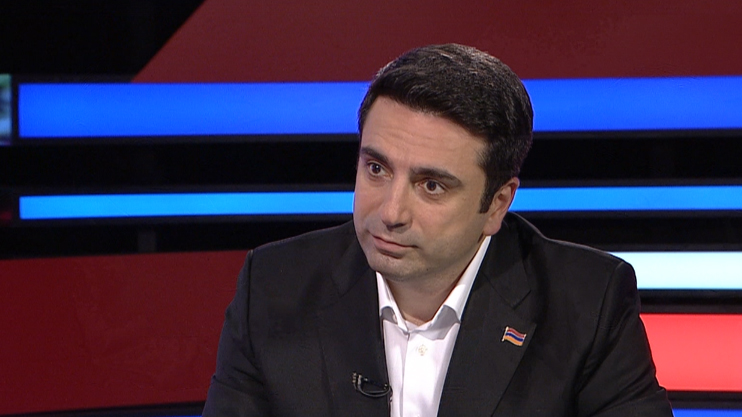
#> input picture project_001/faces/images_to_crop/Alen Simonyan.jpeg, 742 x 417 px, found by its file name; its folder holds only this picture in this run
$ jupyter execute faces_crop.ipynb
#> lines starting #> are read from the running program, lines starting #| are printed output that depends on the picture; after the words box and inside, x2 and y2 are one past the last pixel; in counts of white or black regions, pixels touching at a corner belong together
[cell 1]
import cv2
import os
from PIL import Image, ImageDraw

# Function to crop image faces into circles
def crop_faces_into_circles(image_path, output_folder):
    # Load the image
    image = cv2.imread(image_path)
#> image is the input picture: shape (417, 742, 3); mean B, G, R 72.4, 48.3, 61.2

    # Convert the image to grayscale (required for face detection)
    gray = cv2.cvtColor(image, cv2.COLOR_BGR2GRAY)
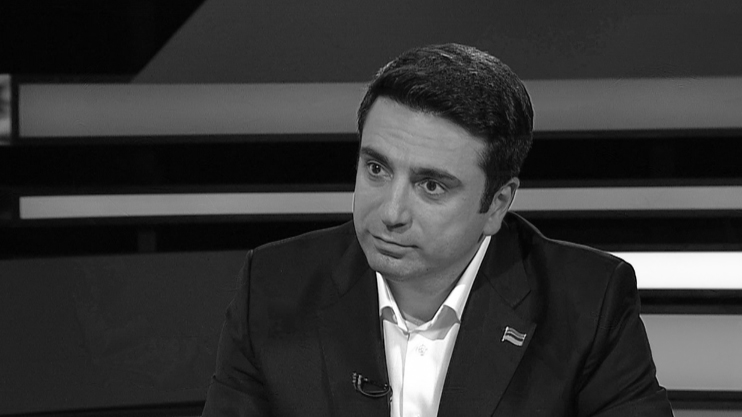
#> gray: shape (417, 742); min 1, max 255, mean 54.9

    # Load the Haar Cascade for face detection
    face_cascade = cv2.CascadeClassifier(cv2.data.haarcascades + 'haarcascade_frontalface_default.xml')

    # Detect faces in the image
    faces = face_cascade.detectMultiScale(gray, 1.1, 4)
#> faces = [[325, 118, 156, 156]]

    # Process each face found
    for i, (x, y, w, h) in enumerate(faces):
        # Create a circular mask for cropping the face
        mask = Image.new('L', (w, h), 0)  # 'L' mode is for grayscale
        draw = ImageDraw.Draw(mask)
        draw.ellipse((0, 0, w, h), fill=500)  # Draw a white circle

        # Convert to PIL image for easier manipulation
        pil_image = Image.fromarray(cv2.cvtColor(image, cv2.COLOR_BGR2RGB))

        # Crop the face using the circular mask
        face_image = pil_image.crop((x, y, x + w, y + h))
        face_image.putalpha(mask)  # Apply the circular mask to the face image

        # Save the cropped face
        face_image.save(f"{output_folder}/face_{i+1}_{os.path.basename(image_path)}", 'PNG')
#> this loop made 1 pass
#> pass 1, in crop_faces_into_circles, `face_image = pil_image.crop((x, y, x + w, y + h))`:
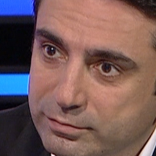
#> face_image: PIL image 156x156 RGB; mean R, G, B 120.7, 92.2, 90.5
#> pass 1, in crop_faces_into_circles, `face_image.save(f"{output_folder}/face_{i+1}_{os.path.basename(image_p..`:
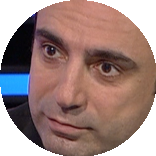
#> saved as face_1_Alen Simonyan.jpeg: PIL image 156x156 RGBA; mean R, G, B, A 120.7, 92.2, 90.5, 202.3; transparent parts drawn white
#> after the loop:
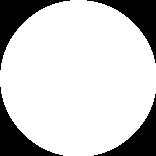
#> mask: PIL image 156x156 L; 79.3% white; 4 black regions, box (x1, y1, x2, y2) and area: (0, 0, 70, 70) 1327, (87, 0, 156, 63) 1257, (0, 87, 63, 156) 1257, (94, 94, 156, 156) 1188

$ run again, on project_001/faces/images_to_crop/Andranik Kocharyan.jpeg
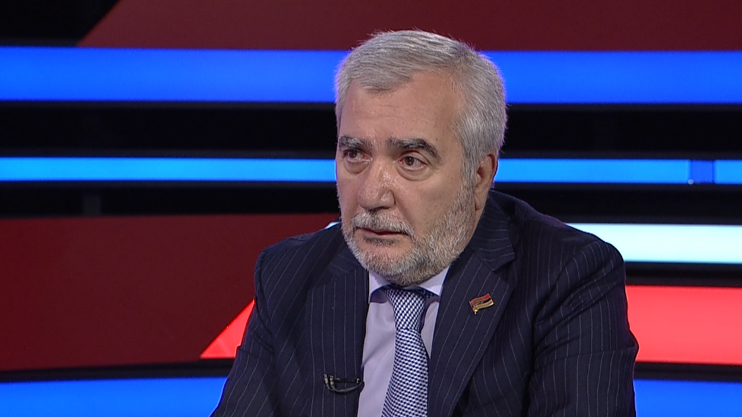
#> input picture project_001/faces/images_to_crop/Andranik Kocharyan.jpeg, 742 x 417 px, found by its file name
#> in crop_faces_into_circles, image is the input picture: shape (417, 742, 3); mean B, G, R 90.6, 54.1, 61.7
#> in crop_faces_into_circles, `gray = cv2.cvtColor(image, cv2.COLOR_BGR2GRAY)`:
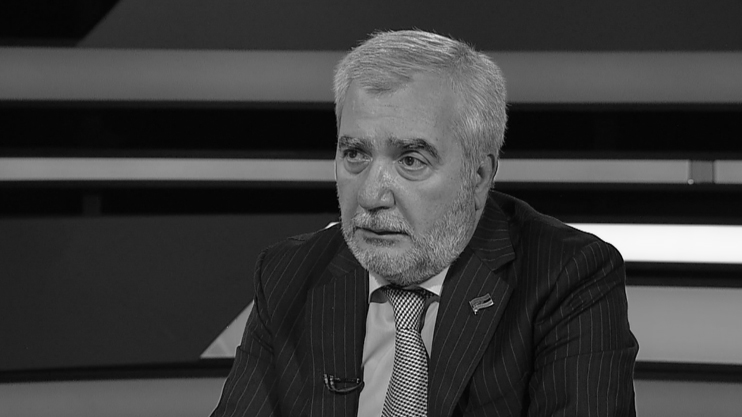
#> gray: shape (417, 742); min 2, max 254, mean 60.5
#> faces = [[304, 95, 161, 161]]
#> the loop in crop_faces_into_circles, `for i, (x, y, w, h) in enumerate(faces):` made 1 pass
#> after the loop in crop_faces_into_circles, `for i, (x, y, w, h) in enumerate(faces):`:
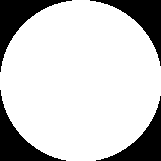
#> mask: PIL image 161x161 L; 79.3% white; 4 black regions, box (x1, y1, x2, y2) and area: (0, 0, 72, 72) 1412, (90, 0, 161, 66) 1340, (0, 90, 66, 161) 1340, (96, 96, 161, 161) 1269

$ run again, on project_001/faces/images_to_crop/Aram Sargsyan.jpeg
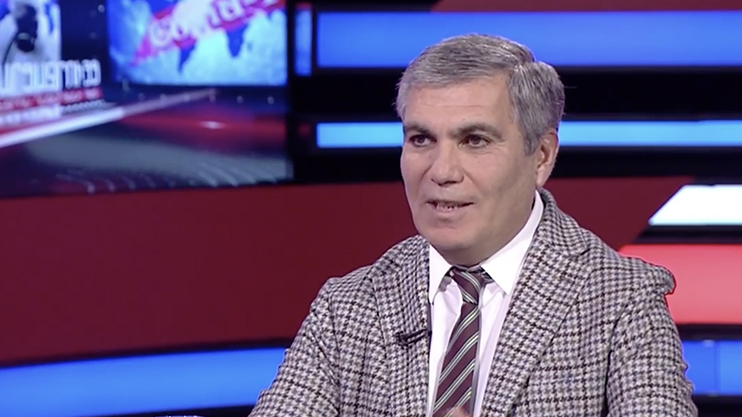
#> input picture project_001/faces/images_to_crop/Aram Sargsyan.jpeg, 742 x 417 px, found by its file name
#> in crop_faces_into_circles, image is the input picture: shape (417, 742, 3); mean B, G, R 126.8, 85.8, 101.5
#> in crop_faces_into_circles, `gray = cv2.cvtColor(image, cv2.COLOR_BGR2GRAY)`:
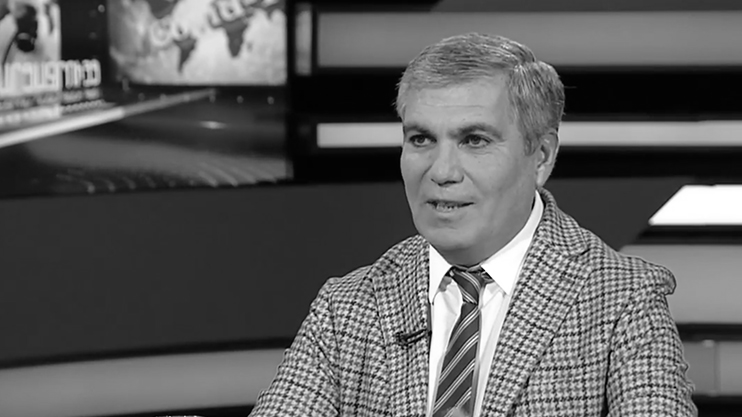
#> gray: shape (417, 742); min 0, max 255, mean 95.2
#> faces = [[374, 83, 146, 146]]
#> the loop in crop_faces_into_circles, `for i, (x, y, w, h) in enumerate(faces):` made 1 pass
#> after the loop in crop_faces_into_circles, `for i, (x, y, w, h) in enumerate(faces):`:
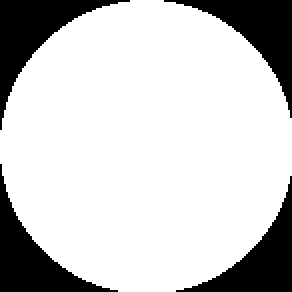
#> mask: PIL image 146x146 L (shown 2 times larger); 79.4% white; 4 black regions, box (x1, y1, x2, y2) and area: (0, 0, 65, 65) 1164, (82, 0, 146, 59) 1099, (0, 82, 59, 146) 1099, (88, 88, 146, 146) 1035

$ run again, on project_001/faces/images_to_crop/Arayik Harutyunyan.jpeg
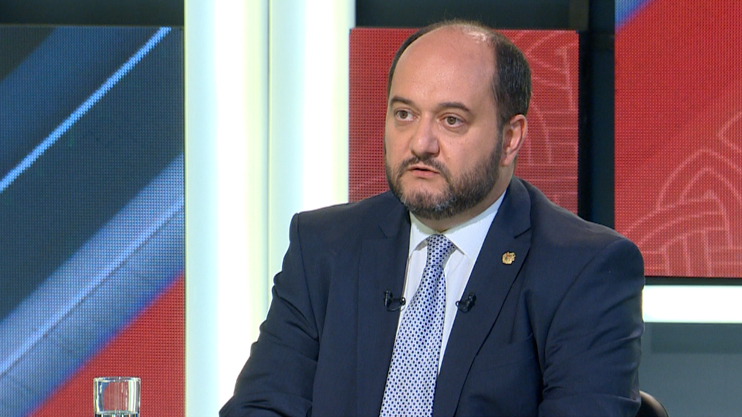
#> input picture project_001/faces/images_to_crop/Arayik Harutyunyan.jpeg, 742 x 417 px, found by its file name
#> in crop_faces_into_circles, image is the input picture: shape (417, 742, 3); mean B, G, R 118.7, 107.2, 115.9
#> in crop_faces_into_circles, `gray = cv2.cvtColor(image, cv2.COLOR_BGR2GRAY)`:
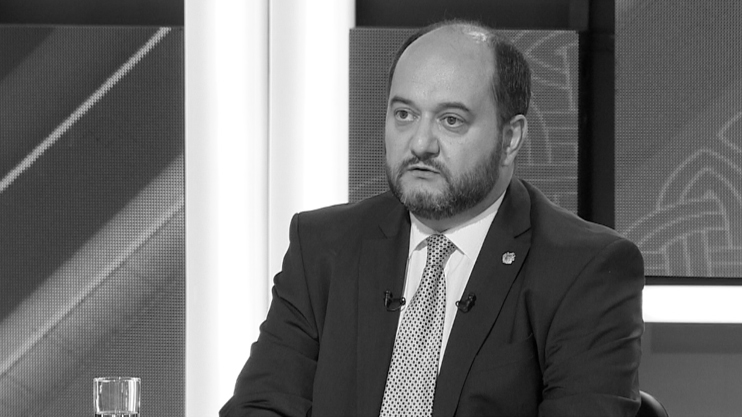
#> gray: shape (417, 742); min 1, max 255, mean 111.1
#> faces = [[358, 63, 138, 138]]
#> the loop in crop_faces_into_circles, `for i, (x, y, w, h) in enumerate(faces):` made 1 pass
#> after the loop in crop_faces_into_circles, `for i, (x, y, w, h) in enumerate(faces):`:
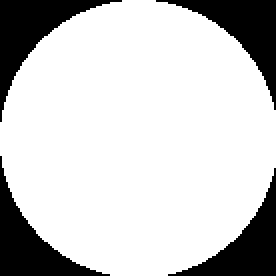
#> mask: PIL image 138x138 L (shown 2 times larger); 79.4% white; 4 black regions, box (x1, y1, x2, y2) and area: (0, 0, 61, 61) 1040, (78, 0, 138, 55) 979, (0, 78, 55, 138) 979, (84, 84, 138, 138) 919

$ run again, on project_001/faces/images_to_crop/Anahit Avanesyan.jpeg
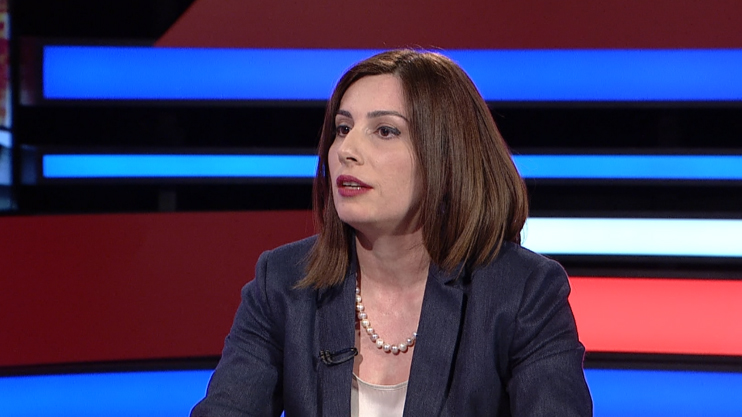
#> input picture project_001/faces/images_to_crop/Anahit Avanesyan.jpeg, 742 x 417 px, found by its file name
#> in crop_faces_into_circles, image is the input picture: shape (417, 742, 3); mean B, G, R 90, 56.1, 66.9
#> faces = [[294, 75, 140, 140]]
#> the loop in crop_faces_into_circles, `for i, (x, y, w, h) in enumerate(faces):` made 1 pass
#> after the loop in crop_faces_into_circles, `for i, (x, y, w, h) in enumerate(faces):`:
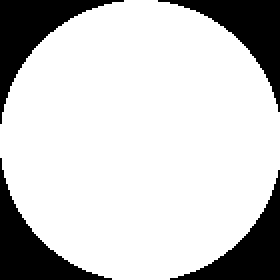
#> mask: PIL image 140x140 L (shown 2 times larger); 79.4% white; 4 black regions, box (x1, y1, x2, y2) and area: (0, 0, 62, 62) 1071, (79, 0, 140, 56) 1009, (0, 79, 56, 140) 1009, (85, 85, 140, 140) 948
